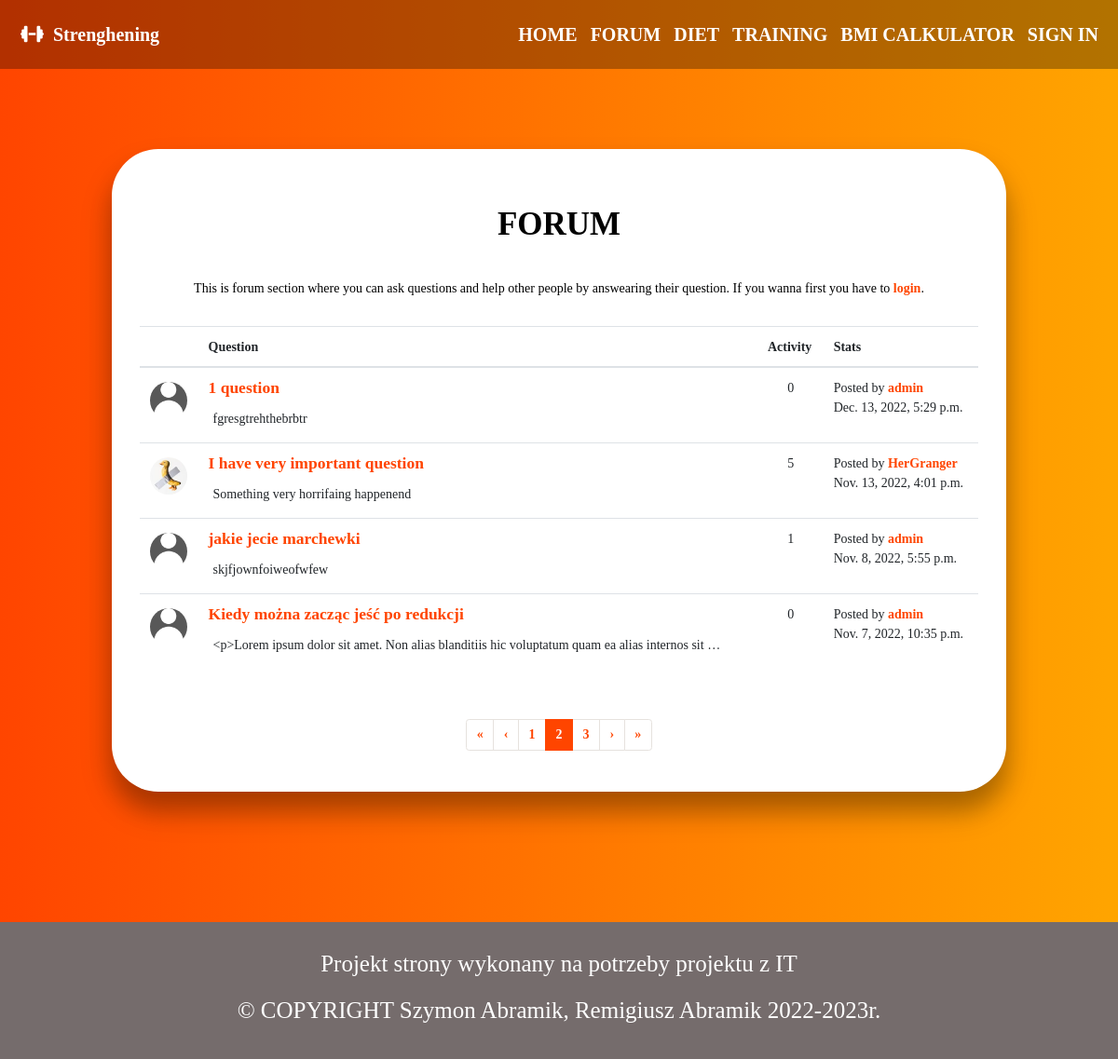
Page /forum/?page=2 on the committed database.
### forum/models.py (models this page shows, shortened)
class Post(models.Model):
    name = models.CharField(max_length=100)
    context = models.TextField(max_length=1000)
    author = models.ForeignKey(Profile, on_delete=models.CASCADE, null=True)
    start_date = models.DateTimeField(auto_now_add=True)
    slug = models.SlugField(unique=True, blank=True, null=True)
    number = models.IntegerField(null=True)
    def get_absolute_url(self):
        return reverse("forum:detail", args=[self.slug])

### login/models.py (models this page shows, shortened)
class Profile(models.Model):
    user = models.OneToOneField(User, null=True, on_delete=models.CASCADE)
    image = models.ImageField(default="profile_pics/default.png", upload_to='profile_pics')
    description = models.TextField(max_length=1000, default="You didn't change your description yet!")
    slug = models.SlugField(unique=True, blank=True, null=True)
    def __str__(self):
        return f'{self.user.username}'
    def get_absolute_url(self):
        return reverse("login:profile", args=[self.slug])

### forum/views.py (the view)
# urls.py: path('', views.indexView, name='index'),
def indexView(request):
    p = Paginator(Post.objects.all().order_by('-start_date'), 4)
    page = request.GET.get('page')
    posts = p.get_page(page)
    context = {
        'posts': posts,
    }
    return render(request, 'forum/index.html', context)

### forum/templates/forum/index.html
{% extends 'home/base.html' %}
{% block head %}
    {% load static %}
    <link href="{% static 'forum/style.css' %}" rel="stylesheet" >
{% endblock %}
{% block body %}
<div class="padding-top"></div>
<div class="container-fluid">
    <div class="justify-content-center">
      <div class="text-center">
        <h1>FORUM</h1>
        <p>This is forum section where you can ask questions and help other people by answearing their question.
          {% if user.is_authenticated %}
          If you wanna ask <a href="{% url 'forum:add' %}">clik here</a>.
          {% else %}
          If you wanna first you have to <a href="{% url 'login:login' %}">login</a>.
          {% endif %}
        </p>
      </div>
      <table class="table table-hover">
        <thead>
          <tr>
            <th scope="col"></th>
            <th scope="col">Question</th>
            <th scope="col">Activity</th>
            <th scope="col">Stats</th>
          </tr>
        </thead>
        <tbody>
          {% for post in posts %}
            <tr>
              <td><img class="rounded-circle profile-picture" src="{{ post.author.image.url }}"></td>
              <td><h5><a href="{{ post.get_absolute_url }}">{{ post.name }}</a></h5><p class="fifty-chars">{{ post.context }}</p></td>
              <td class="activity">{{ post.comments.all.count }}</td>
              <td>Posted by <a href="{{ post.author.get_absolute_url }}">{{ post.author }}</a><br>{{ post.start_date }}</td>
            </tr>
          {% endfor %}
        </tbody>
      </table>
      <nav aria-label="page-navigation">
        <ul class="pagination justify-content-center">
          {% if posts.has_previous %}
            <li class="page-item"><a class="page-link" href="?page=1"><span aria-hidden="true">&laquo;</span></a></li>
            <li class="page-item"><a class="page-link" href="?page={{ posts.previous_page_number }}"><span aria-hidden="true">&lsaquo;</span></a></li>
          {% endif %}
          {% for i in posts.paginator.page_range %}
            <li class="{% if posts.number == i %}active {% endif %}page-item"><a class="page-link" href="?page={{ forloop.counter }}">{{ forloop.counter }}</a></li>
          {% endfor %}
          {% if posts.has_next %}
            <li class="page-item"><a class="page-link" href="?page={{ posts.next_page_number }}"><span aria-hidden="true">&rsaquo;</span></a></li>
            <li class="page-item"><a class="page-link" href="?page={{ posts.paginator.num_pages }}"><span aria-hidden="true">&raquo;</span></a></li>
          {% endif %}
        </ul>
      </nav>
    </div>
</div>
<div class="padding-bottom"></div>
{% endblock %}

### home/static/home/style.css (style rules this page uses)
* { box-sizing: border-box; }
html, body { margin: 0; padding: 0; font-size: 14px; font-family: Verdana; background-color: white; color: black; width: 100%; }
.fifty-chars { width: 50ch; overflow: hidden; white-space: nowrap; text-overflow: ellipsis; }

### forum/static/forum/style.css (style rules this page uses)
body { background: linear-gradient(90deg, rgba(255,69,0,1) 0%, rgba(255, 165, 0,1) 100%); }
.container-fluid { width: 80%; background-color: white; border-radius: 50px; box-shadow: 0 20px 24px 0 rgba(0, 0, 0, 0.2), 0 21px 35px 0 rgba(0, 0, 0, 0.19); margin-top: 10vh; height: auto; padding: 30px; }
.profile-picture { margin-top: 10%; margin-bottom: 10%; margin-left: auto; margin-right: auto; border-radius: 50%; height: 40px; }
table td p { padding: 5px; margin: 0; }
table td a { color: orangered; }
.text-center { text-align: center; }
.text-center h1 { padding: 30px; font-size: 46; font-weight: 600; }
.text-center p { margin-bottom: 30px; }
.container-fluid a { color: orangered; font-weight: 600; }
.fifty-chars { width: 80ch; overflow: hidden; white-space: nowrap; text-overflow: ellipsis; }
.activity { text-align: center; }
.page-item.active .page-link { z-index: 3; color: #fff; background-color: orangered; border-color: orangered; }
.page-link { position: relative; display: block; padding: 0.5rem 0.75rem; margin-left: -1px; line-height: 1.25; color: orangered; background-color: #fff; border: 1px solid #e6e2de; }
.pagination { padding-top: 40px; }
.padding-bottom { height:10vh; }
.padding-top { height: 10vh; }

### rows in the picture
Post: author.image (placeholder picture), name "1 question", context "fgresgtrehthebrbtr", comments.all.count "0", author "admin", start_date "Dec. 13, 2022, 5:29 p.m."
Post: author.image (picture), name "I have very important question", context "Something very horrifaing happenend", comments.all.count "5", author "HerGranger", start_date "Nov. 13, 2022, 4:01 p.m."
Post: author.image (placeholder picture), name "jakie jecie marchewki", context "skjfjownfoiweofwfew", comments.all.count "1", author "admin", start_date "Nov. 8, 2022, 5:55 p.m."
Post: author.image (placeholder picture), name "Kiedy można zacząc jeść po redukcji", context "<p>Lorem ipsum dolor sit amet. Non alias blanditiis hic voluptatum quam ea alias internos sit…", comments.all.count "0", author "admin", start_date "Nov. 7, 2022, 10:35 p.m."
